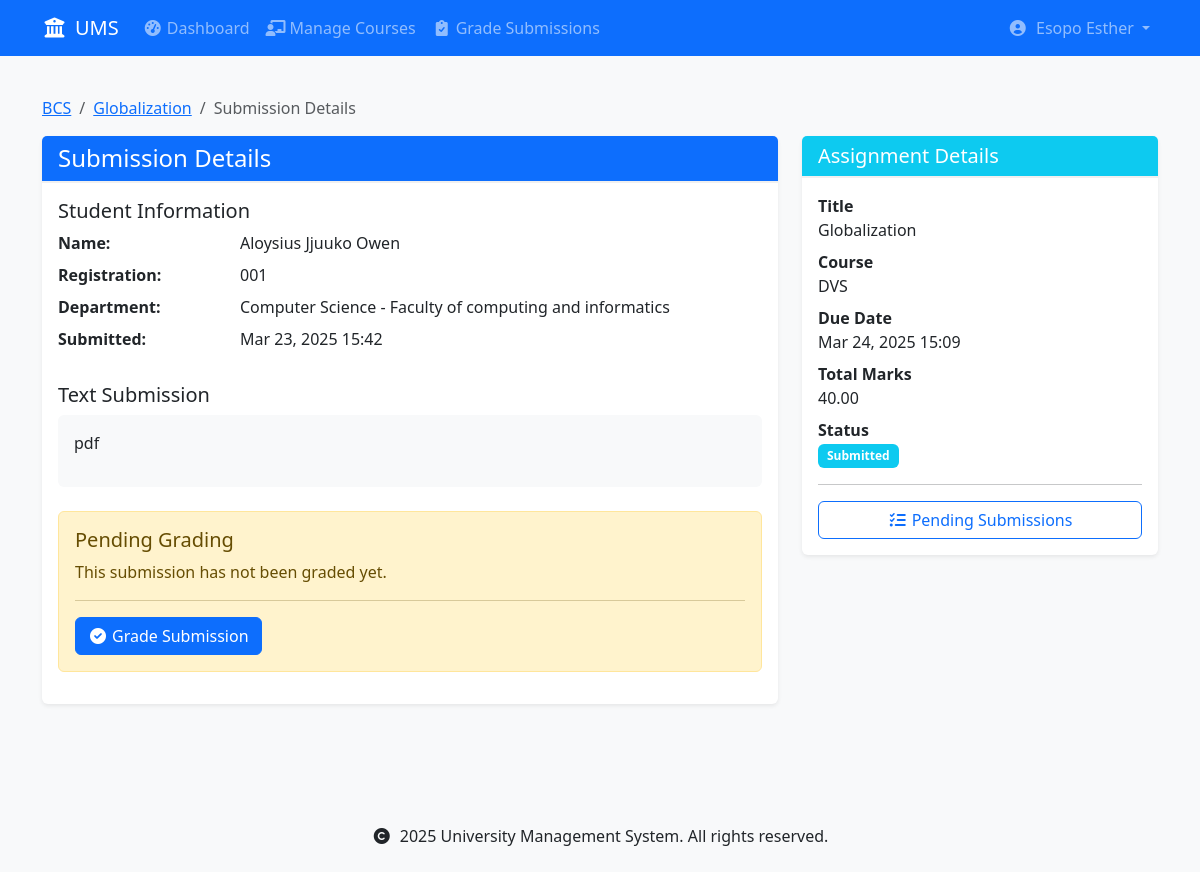
Page /assignments/submission/1/ (signed in) on the earlier database version.
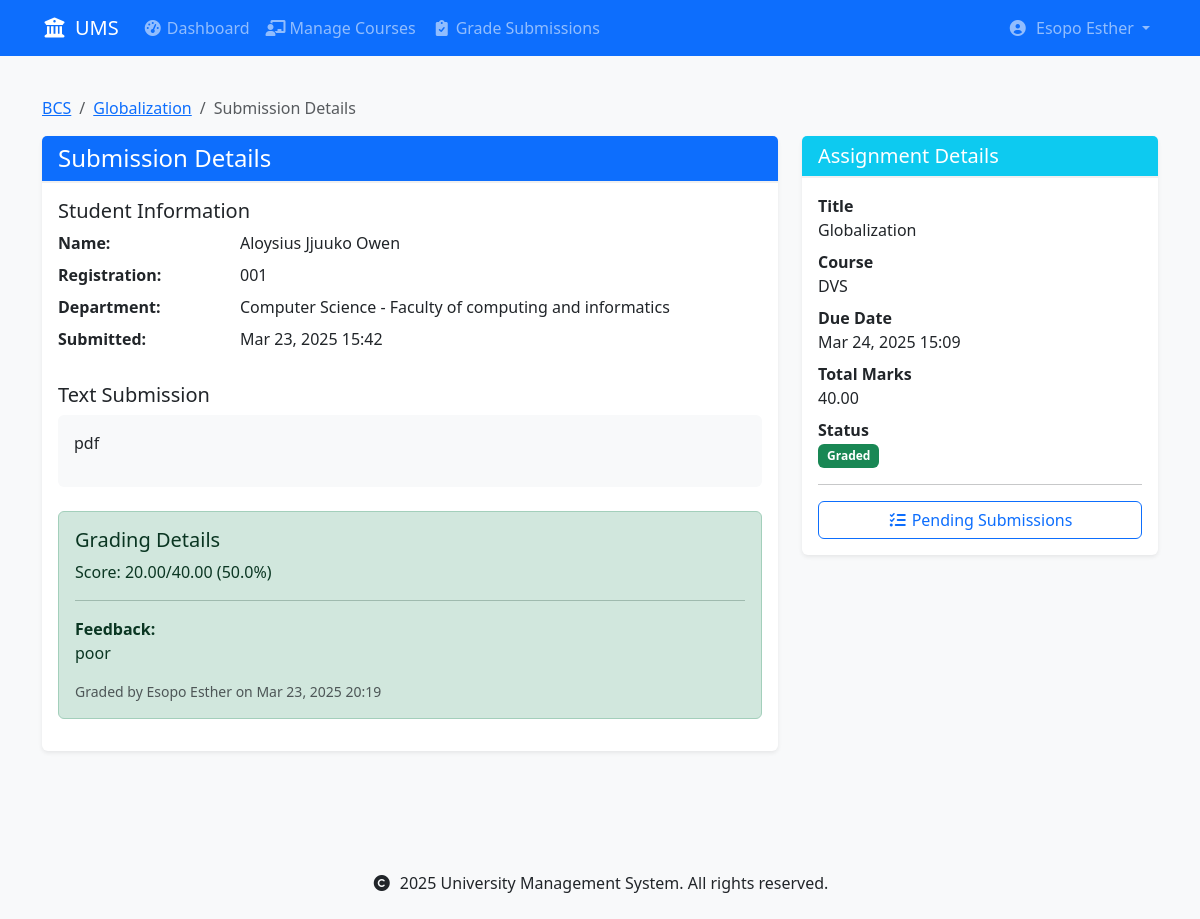
Same page on the later database version.
### assignments/models.py (models this page shows, shortened)
class Submission(models.Model):
    assignment = models.ForeignKey(
        Assignment,
        on_delete=models.CASCADE,
        related_name='submissions'
    )
    student = models.ForeignKey(
        settings.AUTH_USER_MODEL,
        on_delete=models.CASCADE,
        related_name='submissions',
        limit_choices_to={'user_type': 'student'}
    )
    content = models.TextField(
        help_text="Your response to the assignment",
        blank=True
    )
    file = models.FileField(
        upload_to=submission_file_path,
        null=True,
        blank=True,
        help_text="Upload your assignment file (PDF format only)",
    )
    submitted_at = models.DateTimeField(auto_now_add=True)
    marks = models.DecimalField(
        max_digits=5,
        decimal_places=2,
        null=True,
        blank=True,
        validators=[MinValueValidator(0)]
    )
    feedback = models.TextField(blank=True)
    graded_by = models.ForeignKey(
        settings.AUTH_USER_MODEL,
        on_delete=models.SET_NULL,
        null=True,
        blank=True,
        related_name='graded_submissions',
        limit_choices_to={'user_type': 'lecturer'}
    )
    graded_at = models.DateTimeField(null=True, blank=True)
    class Meta:
        unique_together = ['assignment', 'student']
        ordering = ['-submitted_at']
    def is_late(self):
        return self.submitted_at > self.assignment.due_date

class Assignment(models.Model):
    title = models.CharField(max_length=200)
    course = models.ForeignKey(
        'courses.Course',
        on_delete=models.CASCADE,
        related_name='assignments'
    )
    description = models.TextField()
    due_date = models.DateTimeField()
    total_marks = models.DecimalField(
        max_digits=5,
        decimal_places=2,
        validators=[MinValueValidator(0)]
    )
    created_at = models.DateTimeField(auto_now_add=True)
    created_by = models.ForeignKey(
        settings.AUTH_USER_MODEL,
        on_delete=models.CASCADE,
        related_name='created_assignments'
    )
    class Meta:
        ordering = ['-due_date']

### courses/models.py (models this page shows, shortened)
class Course(models.Model):
    code = models.CharField(max_length=10, unique=True)
    name = models.CharField(max_length=100)
    department = models.ForeignKey(
        'schools.Department',
        on_delete=models.CASCADE,
        related_name='courses'
    )
    lecturer = models.ForeignKey(
        settings.AUTH_USER_MODEL,
        on_delete=models.SET_NULL,  # Changed from CASCADE to SET_NULL
        related_name='courses_teaching',
        limit_choices_to={'user_type': 'lecturer'},
        null=True  # Allow null for existing records
    )
    description = models.TextField(blank=True)
    credits = models.PositiveIntegerField(
        validators=[MinValueValidator(1), MaxValueValidator(6)],
        default=3  # Default number of credits
    )
    is_active = models.BooleanField(default=True)
    created_at = models.DateTimeField(auto_now_add=True)
    updated_at = models.DateTimeField(auto_now=True)
    class Meta:
        ordering = ['department', 'code']
        unique_together = ['department', 'code']

### accounts/models.py (models this page shows, shortened)
class User(AbstractUser):
    USER_TYPE_CHOICES = [
        ('student', 'Student'),
        ('lecturer', 'Lecturer'),
    ]
    user_type = models.CharField(max_length=10, choices=USER_TYPE_CHOICES)
    registration_number = models.CharField(max_length=20, unique=True, null=True, blank=True)
    staff_number = models.CharField(max_length=20, unique=True, null=True, blank=True)
    department = models.ForeignKey('schools.Department', on_delete=models.SET_NULL, null=True)
    class Meta:
        db_table = 'accounts_user'
        verbose_name = 'User'
        verbose_name_plural = 'Users'
    def is_student(self):
        return self.user_type == 'student'
    def is_lecturer(self):
        return self.user_type == 'lecturer'

### schools/models.py (models this page shows, shortened)
class Department(models.Model):
    name = models.CharField(max_length=100)
    code = models.CharField(max_length=10, unique=True)
    school = models.ForeignKey(School, on_delete=models.CASCADE, related_name='departments')
    description = models.TextField(blank=True)
    required_courses = models.ManyToManyField('courses.Course', related_name='required_by_departments', blank=True)
    created_at = models.DateTimeField(auto_now_add=True)
    updated_at = models.DateTimeField(auto_now=True)
    def __str__(self):
        return f"{self.name} - {self.school.name}"
    class Meta:
        ordering = ['school__name', 'name']
        unique_together = ['school', 'code']  # Ensure unique department codes within each school

class School(models.Model):
    name = models.CharField(max_length=100)
    code = models.CharField(max_length=10, unique=True)
    description = models.TextField(blank=True)
    created_at = models.DateTimeField(auto_now_add=True)
    updated_at = models.DateTimeField(auto_now=True)
    class Meta:
        ordering = ['name']

### assignments/views.py (the view)
# urls.py: path('submission/<int:pk>/', views.submission_detail, name='submission_detail'),
@login_required
def submission_detail(request, pk):
    submission = get_object_or_404(
        Submission.objects.select_related('assignment', 'student', 'assignment__course'),
        pk=pk
    )
    if not (request.user == submission.student or
            request.user == submission.assignment.course.lecturer):
        messages.error(request, 'You do not have permission to view this submission.')
        return redirect('assignments:assignment_list')
    return render(request, 'assignments/submission_detail.html', {
        'submission': submission
    })

### core/templatetags/custom_filters.py (called while the page is built)
@register.filter
def calculate_percentage(value, total):
    try:
        return round((float(value) / float(total)) * 100, 1)
    except (ValueError, ZeroDivisionError, TypeError):
        return 0

### templates/assignments/submission_detail.html (shortened to what the changed rows need)
{% extends 'base.html' %}
{% load custom_filters %}
{% block content %}
<div class="container">
    <nav aria-label="breadcrumb" class="mt-3">
        <ol class="breadcrumb">
            <li class="breadcrumb-item">
                <a href="{% url 'courses:course_detail' submission.assignment.course.id %}">
                    {{ submission.assignment.course.code }}
                </a>
            </li>
            <li class="breadcrumb-item">
                <a href="{% url 'assignments:assignment_detail' submission.assignment.id %}">
                    {{ submission.assignment.title }}
                </a>
            </li>
        </ol>
    </nav>
    <div class="row">
        <div class="col-lg-8">
            <div class="card mb-4">
                <div class="card-header bg-primary text-white d-flex justify-content-between align-items-center">
                    <h2 class="card-title h4 mb-0">Submission Details</h2>
                </div>
                <div class="card-body">
                    <div class="mb-4">
                        <dl class="row mb-0">
                            <dt class="col-sm-3">Name:</dt>
                            <dd class="col-sm-9">{{ submission.student.get_full_name }}</dd>
                            <dt class="col-sm-3">Registration:</dt>
                            <dd class="col-sm-9">{{ submission.student.registration_number }}</dd>
                            <dt class="col-sm-3">Department:</dt>
                            <dd class="col-sm-9">{{ submission.student.department }}</dd>
                            <dt class="col-sm-3">Submitted:</dt>
                            <dd class="col-sm-9">{{ submission.submitted_at|date:"M d, Y H:i" }}</dd>
                        </dl>
                    </div>
                    {% if submission.content %}
                        <div class="mb-4">
                            <h5>Text Submission</h5>
                            <div class="p-3 bg-light rounded">
                                {{ submission.content|linebreaks }}
                            </div>
                        </div>
                    {% endif %}
                    {% if submission.marks %}
                        <div class="alert alert-success">
                            <h5 class="alert-heading">Grading Details</h5>
                            <p class="mb-1">
                                Score: {{ submission.marks }}/{{ submission.assignment.total_marks }}
                                ({{ submission.marks|calculate_percentage:submission.assignment.total_marks }}%)
                            </p>
                            {% if submission.feedback %}
                                <hr>
                                <p class="mb-0">
                                    <strong>Feedback:</strong><br>
                                    {{ submission.feedback|linebreaks }}
                                </p>
                            {% endif %}
                            <small class="text-muted d-block mt-2">
                                Graded by {{ submission.graded_by.get_full_name }}
                                on {{ submission.graded_at|date:"M d, Y H:i" }}
                            </small>
                        </div>
                    {% elif user.is_lecturer %}
                        <div class="alert alert-warning">
                            <h5 class="alert-heading">Pending Grading</h5>
                            <p class="mb-0">This submission has not been graded yet.</p>
                            <hr>
                            <a href="{% url 'assignments:grade_submission' submission.id %}"
                               class="btn btn-primary">
                                <i class="fas fa-check-circle me-1"></i>Grade Submission
                            </a>
                        </div>
                    {% endif %}
                </div>
            </div>
        </div>
        <div class="col-lg-4">
            <div class="card">
                <div class="card-body">
                    <dl class="mb-0">
                        <dt>Title</dt>
                        <dd>{{ submission.assignment.title }}</dd>
                        <dt>Course</dt>
                        <dd>{{ submission.assignment.course.name }}</dd>
                        <dt>Due Date</dt>
                        <dd>{{ submission.assignment.due_date|date:"M d, Y H:i" }}</dd>
                        <dt>Total Marks</dt>
                        <dd>{{ submission.assignment.total_marks }}</dd>
                        <dt>Status</dt>
                        <dd>
                            {% if submission.marks %}
                                <span class="badge bg-success">Graded</span>
                            {% else %}
                                <span class="badge bg-info">Submitted</span>
                            {% endif %}
                        </dd>
                    </dl>
                </div>
            </div>
        </div>
    </div>
</div>
{% endblock %}

Differences in the rows shown:
changed Submission "pdf": marks (not shown) → "20.00"; assignment.total_marks (not shown) → "40.00"; marks|calculate_percentage (not shown) → "50.0"; feedback (not shown) → "poor"; graded_by.get_full_name (not shown) → "Esopo Esther"; graded_at (not shown) → "Mar 23, 2025 20:19"
Other differences:
text no longer shown: "Pending Grading This submission has not been graded yet. Grade Submission Submitted"
text now shown: "Grading Details Score: / ( %) Feedback: Graded by on Graded"
